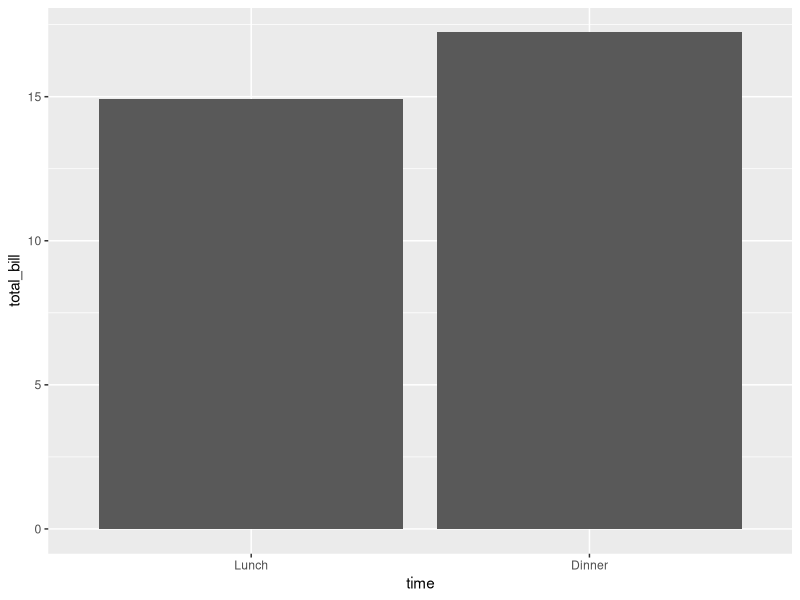
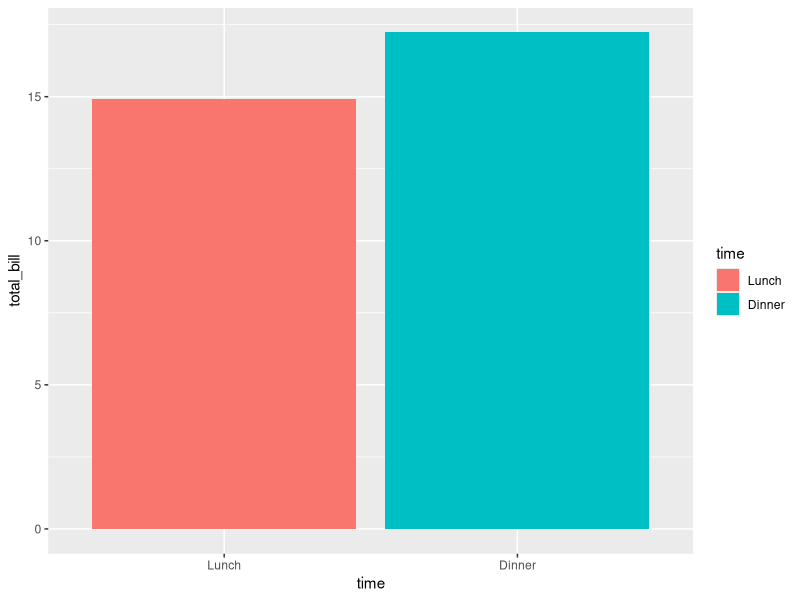
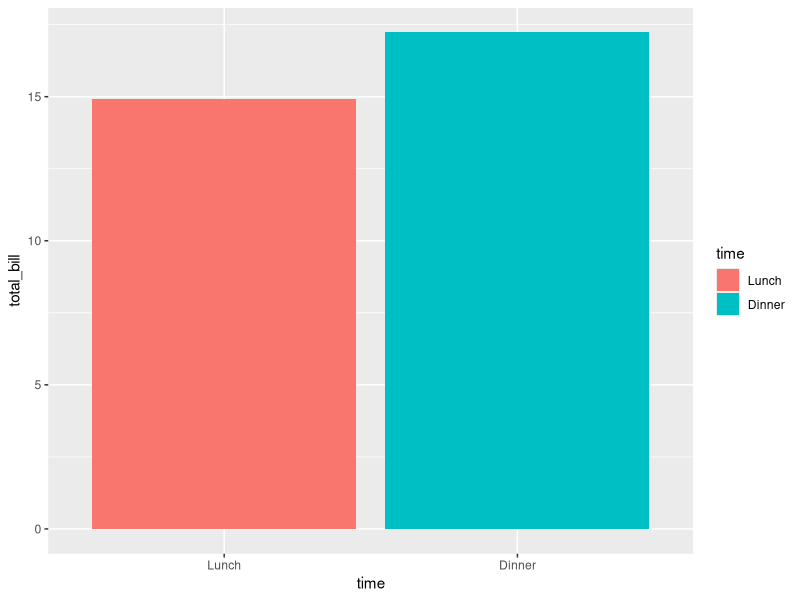
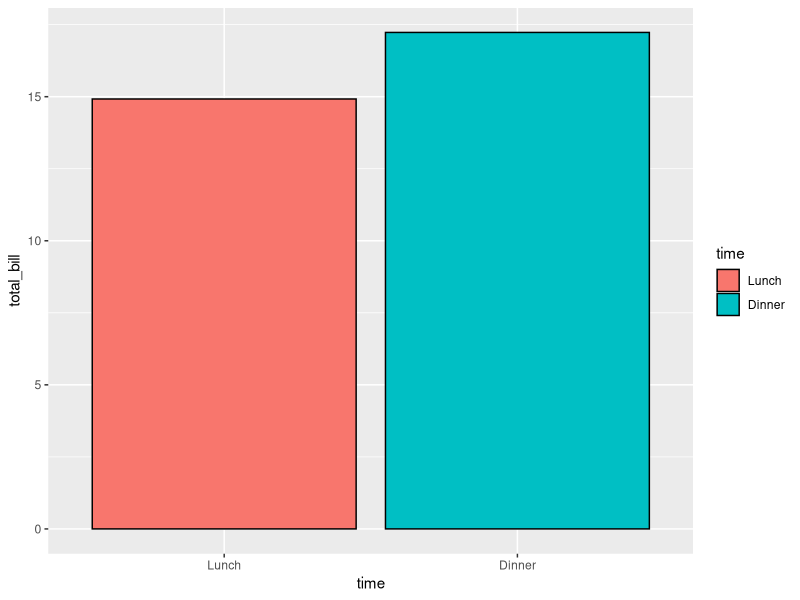
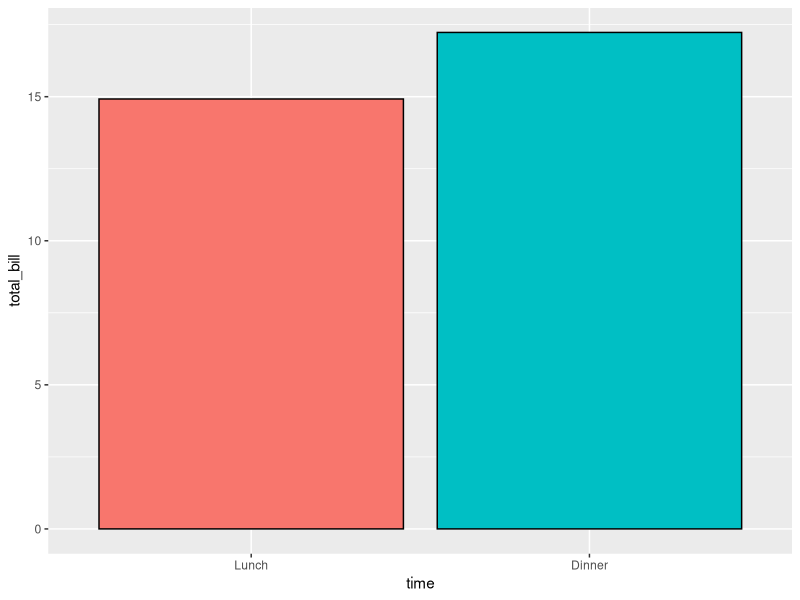

Reproduce these figures in R, in order.
df <- data.frame(time = factor(c("Lunch","Dinner"), levels=c("Lunch","Dinner")),
                 total_bill = c(14.92, 17.23))
#   time total_bill
#  Lunch      14.89
# Dinner      17.23

# Load the ggplot2 library
library(ggplot2)


# Very basic bar graph
ggplot(data=df, aes(x=time, y=total_bill)) + geom_bar(stat="identity")

# Map the time of day to different fill colors. These both have the same result.
ggplot(data=df, aes(x=time, y=total_bill, fill=time)) + geom_bar(stat="identity")
ggplot(data=df, aes(x=time, y=total_bill)) + geom_bar(aes(fill=time), stat="identity")


# Add a black outline
ggplot(data=df, aes(x=time, y=total_bill, fill=time)) + geom_bar(colour="black", stat="identity")


# No legend, since the information is redundant
ggplot(data=df, aes(x=time, y=total_bill, fill=time)) +
    geom_bar(colour="black", stat="identity") +
    guides(fill=FALSE)
